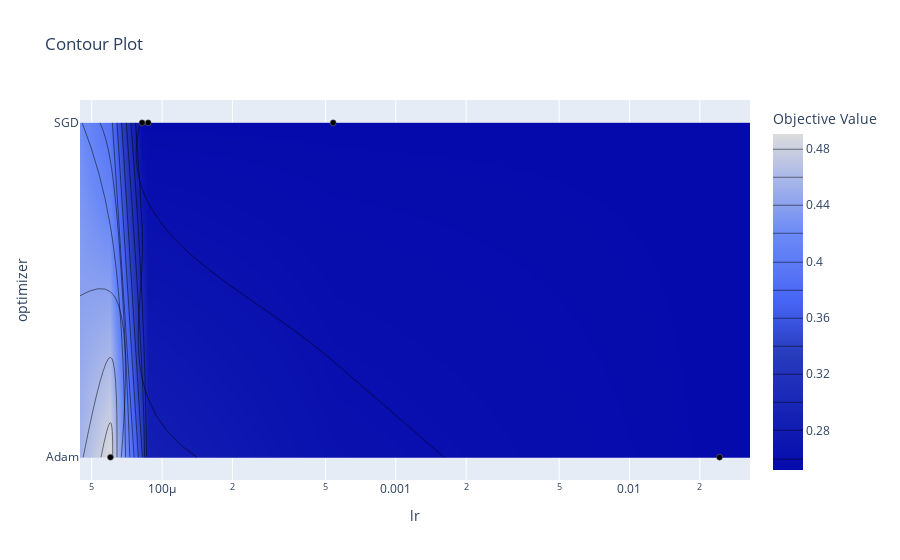

Notebook code for this chart:
### Code cell
optuna.visualization.plot_contour(study, params=['optimizer', 'lr'])

### Figure 1 — Plotly figure (JSON) as saved in the notebook; plotly's stock layout.template omitted (floating-point values rounded to 4 significant figures)
{"data": [{"colorbar": {"title": {"text": "Objective Value"}}, "colorscale": [[0, "rgb(5,10,172)"], [0.35, "rgb(40,60,190)"], [0.5, "rgb(70,100,245)"], [0.6, "rgb(90,120,245)"], [0.7, "rgb(106,137,247)"], [1, "rgb(220,220,220)"]], "connectgaps": true, "contours": {"coloring": "heatmap"}, "hoverinfo": "none", "line": {"smoothing": 1.3}, "reversescale": false, "type": "contour", "x": [4.455e-05, 6.014e-05, 8.214e-05, 8.72e-05, 0.0005397, 0.02429, 0.0328], "y": ["Adam", "SGD"], "z": [[null, 0.4906, null, null, null, 0.2519, null], [null, null, 0.2519, 0.2519, 0.2519, null, null]]}, {"marker": {"color": "black", "line": {"color": "Grey", "width": 0.5}}, "mode": "markers", "showlegend": false, "type": "scatter", "x": [8.72e-05, 6.014e-05, 0.02429, 0.0005397, 8.214e-05], "y": ["SGD", "Adam", "Adam", "SGD", "SGD"]}], "layout": {"title": {"text": "Contour Plot"}, "xaxis": {"range": [-4.351, -1.484], "title": {"text": "lr"}, "type": "log"}, "yaxis": {"range": ["Adam", "SGD"], "title": {"text": "optimizer"}, "type": "category"}}}
